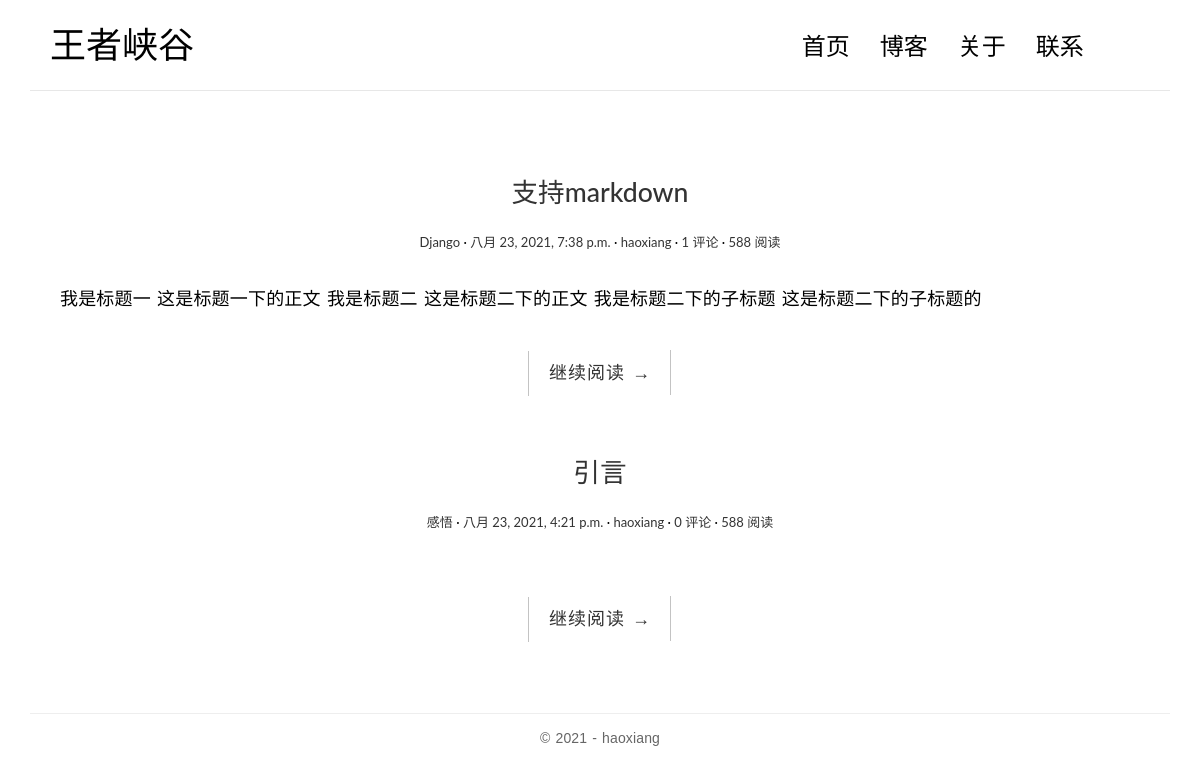
The app's page /blog/posts with its own data.
### blog/models.py (models this page shows, shortened)
class Post(models.Model):
    title = models.CharField('标题', max_length=100)
    body = models.TextField('正文')
    created_time = models.DateTimeField('创建时间', default=timezone.now)
    modified_time = models.DateTimeField('修改时间')
    excerpt = models.CharField('摘要', max_length=200, blank=True)
    category = models.ForeignKey(Category, verbose_name='分类', on_delete=models.CASCADE)
    tags = models.ManyToManyField(Tag, verbose_name='标签', blank=True)
    author = models.ForeignKey(User, verbose_name='作者', on_delete=models.CASCADE)
    class Meta:
        verbose_name = '文章'
        verbose_name_plural = verbose_name
        ordering = ['-created_time']
    def get_absolute_url(self):
        return reverse('blog:detail', kwargs={'pk': self.pk})

class Category(models.Model):
    name = models.CharField('分类名', max_length=100)
    class Meta:
        verbose_name = '分类'
        verbose_name_plural = verbose_name

### blog/views.py (the view)
# urls.py: path('posts', views.posts, name='posts'),
def posts(request):
    post_list = Post.objects.all()
    return render(request, 'blog/posts.html', context={
        'post_list': post_list
    })

### templates/blog/posts.html
{% extends 'blog/base_wide.html' %}
{% block main %}
    {% for post in post_list %}
        <article class="post post-{{ post.pk }}">
            <header class="entry-header">
                <h1 class="entry-title">
                    <a href="{{ post.get_absolute_url }}">{{ post.title }}</a>
                </h1>
                <div class="entry-meta">
                    <span class="post-category"><a
                            href="{% url 'blog:category' post.category.pk %}">{{ post.category.name }}</a></span>
                    <span class="post-date"><a
                            href="{% url 'blog:archive' post.created_time.year post.created_time.month %}"><time
                            class="entry-date"
                            datetime={{ post.created_time }}>{{ post.created_time }}</time></a></span>
                    <span class="post-author"><a href="#">{{ post.author }}</a></span>
                    <span class="comments-link"><a
                            href="{{ post.get_absolute_url }}#comment-area">{{ post.comment_set.count }} 评论</a></span>
                    <span class="views-count"><a href="{{ post.get_absolute_url }}">588 阅读</a></span>
                </div>
            </header>
            <div class="entry-content clearfix">
                <p>{{ post.excerpt }}</p>
                <div class="read-more cl-effect-14">
                    <a href="{{ post.get_absolute_url }}" class="more-link">继续阅读 <span class="meta-nav">→</span></a>
                </div>
            </div>
        </article>
    {% empty %}
        <div class="no-post">暂时还没有发布的文章！</div>
    {% endfor %}
{% endblock main %}

### blog/static/blog/css/custom.css (style rules this page uses)
* { outline: none; }
h1, h2, h3, h4, h5, h6 { margin-top: 0; }
a { color: #333; }
body { color: #444; font-family: 'Lato', sans-serif; }
p { font-family: 'Ubuntu', sans-serif; font-weight: 400; word-spacing: 1px; letter-spacing: 0.01em; }
.post { background: #fff; padding: 30px 30px 0; }
.entry-title { text-align: center; font-size: 1.9em; margin-bottom: 20px; line-height: 1.6; padding: 10px 20px 0; }
.entry-meta { text-align: center; color: #DDDDDD; font-size: 13px; margin-bottom: 30px; }
.entry-content { font-size: 18px; line-height: 1.9; font-weight: 300; color: #000; }
.post-category::after, .post-date::after, .post-author::after, .comments-link::after { content: ' ·'; color: #000; }
.read-more { font-family: 'Ubuntu', sans-serif; font-weight: 400; word-spacing: 1px; letter-spacing: 0.01em; text-align: center; margin-top: 20px; }
.cl-effect-14 a { padding: 0 20px; height: 45px; line-height: 45px; position: relative; display: inline-block; margin: 15px 25px; letter-spacing: 1px; font-weight: 400; text-shadow: 0 0 1px rgba(255, 255, 255, 0.3); }
.cl-effect-14 a::before, .cl-effect-14 a::after { position: absolute; width: 45px; height: 1px; background: #C3C3C3; content: ''; -webkit-transition: all 0.3s; -moz-transition: all 0.3s; transition: all 0.3s; pointer-events: none; }
.cl-effect-14 a::before { top: 0; left: 0; -webkit-transform: rotate(90deg); -moz-transform: rotate(90deg); transform: rotate(90deg); -webkit-transform-origin: 0 0; -moz-transform-origin: 0 0; transform-origin: 0 0; }
.cl-effect-14 a::after { right: 0; bottom: 0; -webkit-transform: rotate(90deg); -moz-transform: rotate(90deg); transform: rotate(90deg); -webkit-transform-origin: 100% 0; -moz-transform-origin: 100% 0; transform-origin: 100% 0; }

### records on screen
Post: title "支持markdown", category.name "Django", created_time "八月 23, 2021, 7:38 p.m.", author "haoxiang", comment_set.count "1", excerpt "我是标题一 这是标题一下的正文 我是标题二 这是标题二下的正文 我是标题二下的子标题 这是标题二下的子标题的"
Post: title "引言", category.name "感悟", created_time "八月 23, 2021, 4:21 p.m.", author "haoxiang", comment_set.count "0"
